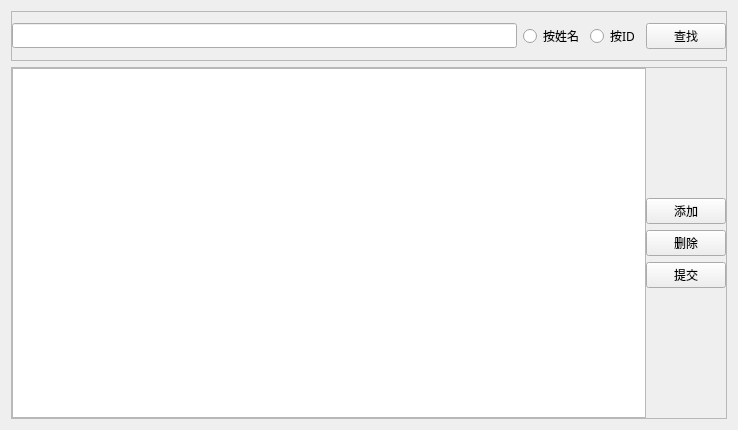
<?xml version="1.0" encoding="UTF-8"?>
<ui version="4.0">
 <class>AccountEditer</class>
 <widget class="QWidget" name="AccountEditer">
  <property name="geometry">
   <rect>
    <x>0</x>
    <y>0</y>
    <width>738</width>
    <height>430</height>
   </rect>
  </property>
  <property name="windowTitle">
   <string>AccountEditer</string>
  </property>
  <layout class="QVBoxLayout" name="verticalLayout">
   <item>
    <widget class="QFrame" name="frame_2">
     <property name="frameShape">
      <enum>QFrame::StyledPanel</enum>
     </property>
     <property name="frameShadow">
      <enum>QFrame::Raised</enum>
     </property>
     <layout class="QHBoxLayout" name="horizontalLayout">
      <property name="leftMargin">
       <number>0</number>
      </property>
      <property name="rightMargin">
       <number>0</number>
      </property>
      <item>
       <widget class="QLineEdit" name="lineEdit">
        <property name="font">
         <font>
          <family>微软雅黑</family>
         </font>
        </property>
       </widget>
      </item>
      <item>
       <widget class="QRadioButton" name="radioButton">
        <property name="font">
         <font>
          <family>微软雅黑</family>
         </font>
        </property>
        <property name="text">
         <string>按姓名</string>
        </property>
       </widget>
      </item>
      <item>
       <widget class="QRadioButton" name="radioButton_2">
        <property name="font">
         <font>
          <family>微软雅黑</family>
         </font>
        </property>
        <property name="text">
         <string>按ID</string>
        </property>
       </widget>
      </item>
      <item>
       <widget class="QPushButton" name="pushButton_3">
        <property name="font">
         <font>
          <family>微软雅黑</family>
         </font>
        </property>
        <property name="text">
         <string>查找</string>
        </property>
       </widget>
      </item>
     </layout>
    </widget>
   </item>
   <item>
    <widget class="QFrame" name="frame">
     <property name="frameShape">
      <enum>QFrame::StyledPanel</enum>
     </property>
     <property name="frameShadow">
      <enum>QFrame::Raised</enum>
     </property>
     <layout class="QHBoxLayout" name="horizontalLayout_2">
      <property name="spacing">
       <number>0</number>
      </property>
      <property name="leftMargin">
       <number>0</number>
      </property>
      <property name="topMargin">
       <number>0</number>
      </property>
      <property name="rightMargin">
       <number>0</number>
      </property>
      <property name="bottomMargin">
       <number>0</number>
      </property>
      <item>
       <widget class="QTableView" name="tableView">
        <property name="font">
         <font>
          <family>微软雅黑</family>
         </font>
        </property>
        <property name="styleSheet">
         <string notr="true">QTableView QAbstractItemView
{
text-align: center;
}</string>
        </property>
       </widget>
      </item>
      <item>
       <layout class="QVBoxLayout" name="verticalLayout_2">
        <item>
         <spacer name="verticalSpacer">
          <property name="font">
           <font>
            <family>微软雅黑</family>
           </font>
          </property>
          <property name="orientation">
           <enum>Qt::Vertical</enum>
          </property>
          <property name="sizeHint" stdset="0">
           <size>
            <width>20</width>
            <height>40</height>
           </size>
          </property>
         </spacer>
        </item>
        <item>
         <widget class="QPushButton" name="pushButton">
          <property name="font">
           <font>
            <family>微软雅黑</family>
           </font>
          </property>
          <property name="text">
           <string>添加</string>
          </property>
         </widget>
        </item>
        <item>
         <widget class="QPushButton" name="pushButton_4">
          <property name="font">
           <font>
            <family>微软雅黑</family>
           </font>
          </property>
          <property name="text">
           <string>删除</string>
          </property>
         </widget>
        </item>
        <item>
         <widget class="QPushButton" name="pushButton_5">
          <property name="font">
           <font>
            <family>微软雅黑</family>
           </font>
          </property>
          <property name="text">
           <string>提交</string>
          </property>
         </widget>
        </item>
        <item>
         <spacer name="verticalSpacer_2">
          <property name="font">
           <font>
            <family>微软雅黑</family>
           </font>
          </property>
          <property name="orientation">
           <enum>Qt::Vertical</enum>
          </property>
          <property name="sizeHint" stdset="0">
           <size>
            <width>20</width>
            <height>40</height>
           </size>
          </property>
         </spacer>
        </item>
       </layout>
      </item>
     </layout>
    </widget>
   </item>
  </layout>
 </widget>
 <layoutdefault spacing="6" margin="11"/>
 <resources/>
 <connections/>
</ui>
